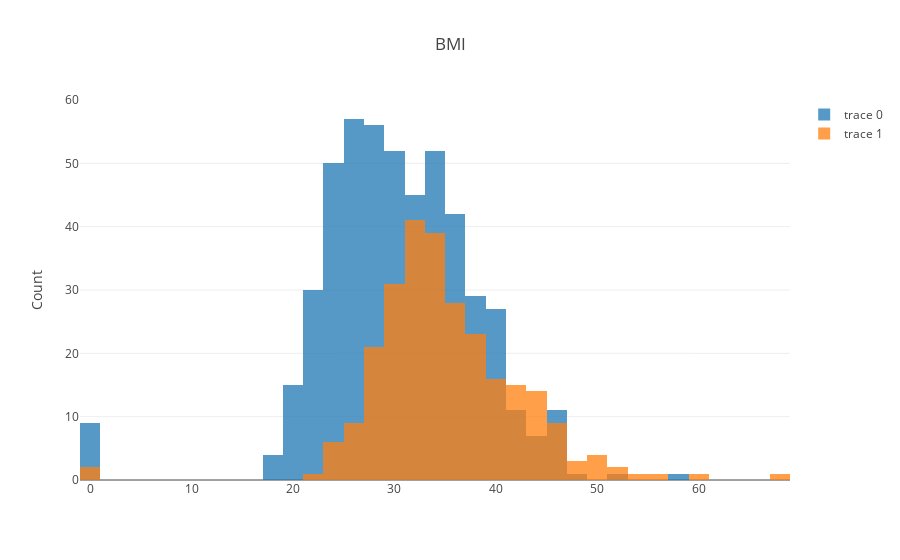

The notebook cell saved with this chart:
### Code cell
plotBarCat(df,df_name[5],'Outcome')

### Figure 1 — Plotly figure (JSON) as saved in the notebook; plotly's stock layout.template omitted (floating-point values rounded to 4 significant figures; data arrays with more than 128 entries replaced by an {"elided": "..."} marker saying what was removed)
{"data": [{"opacity": 0.75, "type": "histogram", "x": {"elided": "500 float values"}}, {"opacity": 0.75, "type": "histogram", "x": {"elided": "268 float values"}}], "layout": {"barmode": "overlay", "title": "BMI", "yaxis": {"title": "Count"}}}
